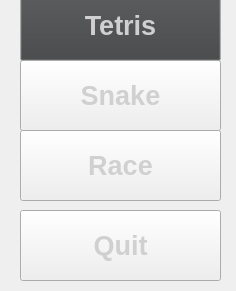
<?xml version="1.0" encoding="UTF-8"?>
<ui version="4.0">
 <class>MainWindow</class>
 <widget class="QMainWindow" name="MainWindow">
  <property name="geometry">
   <rect>
    <x>0</x>
    <y>0</y>
    <width>236</width>
    <height>291</height>
   </rect>
  </property>
  <property name="windowTitle">
   <string>MainWindow</string>
  </property>
  <property name="animated">
   <bool>false</bool>
  </property>
  <widget class="QWidget" name="centralwidget">
   <property name="enabled">
    <bool>true</bool>
   </property>
   <widget class="QPushButton" name="pushButton">
    <property name="geometry">
     <rect>
      <x>20</x>
      <y>60</y>
      <width>201</width>
      <height>71</height>
     </rect>
    </property>
    <property name="palette">
     <palette>
      <active>
       <colorrole role="ButtonText">
        <brush brushstyle="SolidPattern">
         <color alpha="255">
          <red>0</red>
          <green>0</green>
          <blue>0</blue>
         </color>
        </brush>
       </colorrole>
      </active>
      <inactive>
       <colorrole role="ButtonText">
        <brush brushstyle="SolidPattern">
         <color alpha="255">
          <red>208</red>
          <green>208</green>
          <blue>208</blue>
         </color>
        </brush>
       </colorrole>
      </inactive>
      <disabled>
       <colorrole role="ButtonText">
        <brush brushstyle="SolidPattern">
         <color alpha="96">
          <red>164</red>
          <green>166</green>
          <blue>168</blue>
         </color>
        </brush>
       </colorrole>
      </disabled>
     </palette>
    </property>
    <property name="font">
     <font>
      <pointsize>20</pointsize>
      <bold>true</bold>
     </font>
    </property>
    <property name="autoFillBackground">
     <bool>false</bool>
    </property>
    <property name="text">
     <string>Snake</string>
    </property>
   </widget>
   <widget class="QPushButton" name="pushButton_3">
    <property name="geometry">
     <rect>
      <x>20</x>
      <y>210</y>
      <width>201</width>
      <height>71</height>
     </rect>
    </property>
    <property name="palette">
     <palette>
      <active>
       <colorrole role="ButtonText">
        <brush brushstyle="SolidPattern">
         <color alpha="255">
          <red>0</red>
          <green>0</green>
          <blue>0</blue>
         </color>
        </brush>
       </colorrole>
      </active>
      <inactive>
       <colorrole role="ButtonText">
        <brush brushstyle="SolidPattern">
         <color alpha="255">
          <red>208</red>
          <green>208</green>
          <blue>208</blue>
         </color>
        </brush>
       </colorrole>
      </inactive>
      <disabled>
       <colorrole role="ButtonText">
        <brush brushstyle="SolidPattern">
         <color alpha="96">
          <red>164</red>
          <green>166</green>
          <blue>168</blue>
         </color>
        </brush>
       </colorrole>
      </disabled>
     </palette>
    </property>
    <property name="font">
     <font>
      <pointsize>20</pointsize>
      <bold>true</bold>
     </font>
    </property>
    <property name="text">
     <string>Quit</string>
    </property>
   </widget>
   <widget class="QWidget" name="widget" native="true">
    <property name="geometry">
     <rect>
      <x>219</x>
      <y>-11</y>
      <width>431</width>
      <height>511</height>
     </rect>
    </property>
   </widget>
   <widget class="QPushButton" name="pushButton_2">
    <property name="geometry">
     <rect>
      <x>20</x>
      <y>-10</y>
      <width>201</width>
      <height>71</height>
     </rect>
    </property>
    <property name="palette">
     <palette>
      <active>
       <colorrole role="Button">
        <brush brushstyle="SolidPattern">
         <color alpha="255">
          <red>83</red>
          <green>28</green>
          <blue>25</blue>
         </color>
        </brush>
       </colorrole>
       <colorrole role="BrightText">
        <brush brushstyle="SolidPattern">
         <color alpha="255">
          <red>131</red>
          <green>17</green>
          <blue>25</blue>
         </color>
        </brush>
       </colorrole>
       <colorrole role="ButtonText">
        <brush brushstyle="SolidPattern">
         <color alpha="255">
          <red>0</red>
          <green>0</green>
          <blue>0</blue>
         </color>
        </brush>
       </colorrole>
      </active>
      <inactive>
       <colorrole role="Button">
        <brush brushstyle="SolidPattern">
         <color alpha="255">
          <red>64</red>
          <green>65</green>
          <blue>66</blue>
         </color>
        </brush>
       </colorrole>
       <colorrole role="BrightText">
        <brush brushstyle="SolidPattern">
         <color alpha="255">
          <red>255</red>
          <green>51</green>
          <blue>51</blue>
         </color>
        </brush>
       </colorrole>
       <colorrole role="ButtonText">
        <brush brushstyle="SolidPattern">
         <color alpha="255">
          <red>208</red>
          <green>208</green>
          <blue>208</blue>
         </color>
        </brush>
       </colorrole>
      </inactive>
      <disabled>
       <colorrole role="Button">
        <brush brushstyle="SolidPattern">
         <color alpha="255">
          <red>83</red>
          <green>28</green>
          <blue>25</blue>
         </color>
        </brush>
       </colorrole>
       <colorrole role="BrightText">
        <brush brushstyle="SolidPattern">
         <color alpha="255">
          <red>131</red>
          <green>17</green>
          <blue>25</blue>
         </color>
        </brush>
       </colorrole>
       <colorrole role="ButtonText">
        <brush brushstyle="SolidPattern">
         <color alpha="96">
          <red>164</red>
          <green>166</green>
          <blue>168</blue>
         </color>
        </brush>
       </colorrole>
      </disabled>
     </palette>
    </property>
    <property name="font">
     <font>
      <pointsize>20</pointsize>
      <bold>true</bold>
     </font>
    </property>
    <property name="text">
     <string>Tetris</string>
    </property>
   </widget>
   <widget class="QLabel" name="label">
    <property name="geometry">
     <rect>
      <x>0</x>
      <y>0</y>
      <width>231</width>
      <height>291</height>
     </rect>
    </property>
    <property name="autoFillBackground">
     <bool>true</bool>
    </property>
    <property name="text">
     <string/>
    </property>
    <property name="pixmap">
     <pixmap resource="img.qrc">:/pref/tetris.jpg</pixmap>
    </property>
    <property name="scaledContents">
     <bool>true</bool>
    </property>
    <property name="indent">
     <number>-1</number>
    </property>
   </widget>
   <widget class="QPushButton" name="pushButton_4">
    <property name="geometry">
     <rect>
      <x>20</x>
      <y>130</y>
      <width>201</width>
      <height>71</height>
     </rect>
    </property>
    <property name="palette">
     <palette>
      <active>
       <colorrole role="ButtonText">
        <brush brushstyle="SolidPattern">
         <color alpha="255">
          <red>0</red>
          <green>0</green>
          <blue>0</blue>
         </color>
        </brush>
       </colorrole>
      </active>
      <inactive>
       <colorrole role="ButtonText">
        <brush brushstyle="SolidPattern">
         <color alpha="255">
          <red>208</red>
          <green>208</green>
          <blue>208</blue>
         </color>
        </brush>
       </colorrole>
      </inactive>
      <disabled>
       <colorrole role="ButtonText">
        <brush brushstyle="SolidPattern">
         <color alpha="96">
          <red>164</red>
          <green>166</green>
          <blue>168</blue>
         </color>
        </brush>
       </colorrole>
      </disabled>
     </palette>
    </property>
    <property name="font">
     <font>
      <pointsize>20</pointsize>
      <bold>true</bold>
     </font>
    </property>
    <property name="autoFillBackground">
     <bool>false</bool>
    </property>
    <property name="text">
     <string>Race</string>
    </property>
   </widget>
   <zorder>label</zorder>
   <zorder>pushButton</zorder>
   <zorder>pushButton_3</zorder>
   <zorder>widget</zorder>
   <zorder>pushButton_2</zorder>
   <zorder>pushButton_4</zorder>
  </widget>
 </widget>
 <resources>
  <include location="img.qrc"/>
 </resources>
 <connections/>
</ui>
